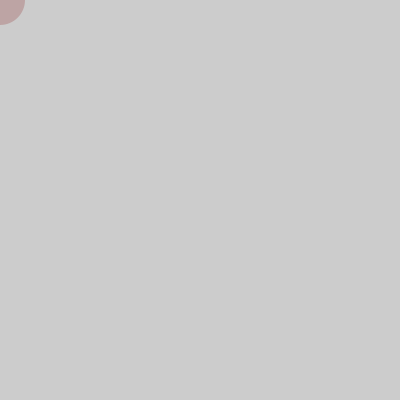
Frame 1 (no input)
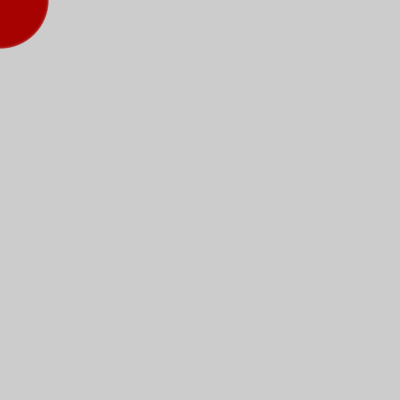
Frame 60 (the mouse pressed at the canvas centre just before this capture)
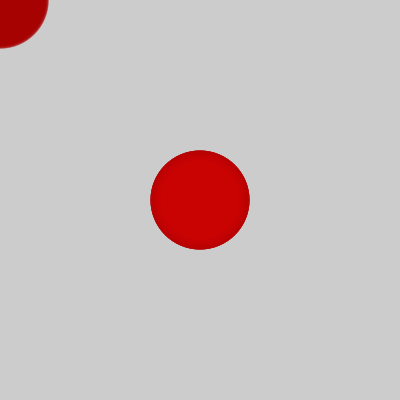
Frame 120 (the mouse held since frame 60 and released just before this capture)

The Processing sketch that drew these frames (run headless with seeded random() and noise(); from frame 60 on, the mouse is pressed at the canvas centre):

// Processing sketch: Red_Snake_Paso_06
// ── Red_Snake_Paso_06.pde
/*
 * Red Snake (Serpiente Roja)
 * Paso 6
 */

int rojo = 255;
int tiempo = 0;
int diametro = 50;
 
void setup() {
  size(400, 400);
}

void draw() {
  tiempo = tiempo + 1;     
  rojo = int(128 * (1 + sin(tiempo * 2 * PI / frameRate / 20))); 
  diametro = int(50 * (1 + sin( tiempo * 2 * PI / frameRate / 5))); // Modifica el diametro del circulo con el paso del tiempo
  
  noStroke();             
  fill(rojo, 0, 0, 50);  // Añade un 50% de transparencia al color
  ellipse(mouseX, mouseY, diametro, diametro); 
}
